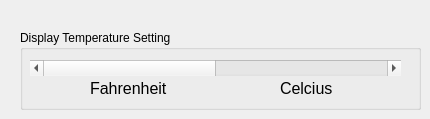
    <widget class="QWidget" name="Settings">
     <attribute name="title">
      <string>Settings</string>
     </attribute>
     <widget class="QGroupBox" name="groupBox_57">
      <property name="geometry">
       <rect>
        <x>20</x>
        <y>30</y>
        <width>401</width>
        <height>80</height>
       </rect>
      </property>
      <property name="title">
       <string>Display Temperature Setting</string>
      </property>
      <widget class="QScrollBar" name="slider_F_C">
       <property name="geometry">
        <rect>
         <x>10</x>
         <y>30</y>
         <width>371</width>
         <height>16</height>
        </rect>
       </property>
       <property name="maximum">
        <number>10</number>
       </property>
       <property name="singleStep">
        <number>10</number>
       </property>
       <property name="orientation">
        <enum>Qt::Horizontal</enum>
       </property>
      </widget>
      <widget class="QLabel" name="label_15">
       <property name="geometry">
        <rect>
         <x>70</x>
         <y>50</y>
         <width>111</width>
         <height>16</height>
        </rect>
       </property>
       <property name="font">
        <font>
         <pointsize>12</pointsize>
        </font>
       </property>
       <property name="text">
        <string>Fahrenheit</string>
       </property>
      </widget>
      <widget class="QLabel" name="label_16">
       <property name="geometry">
        <rect>
         <x>260</x>
         <y>50</y>
         <width>91</width>
         <height>16</height>
        </rect>
       </property>
       <property name="font">
        <font>
         <pointsize>12</pointsize>
        </font>
       </property>
       <property name="text">
        <string>Celcius</string>
       </property>
      </widget>
     </widget>
    </widget>
